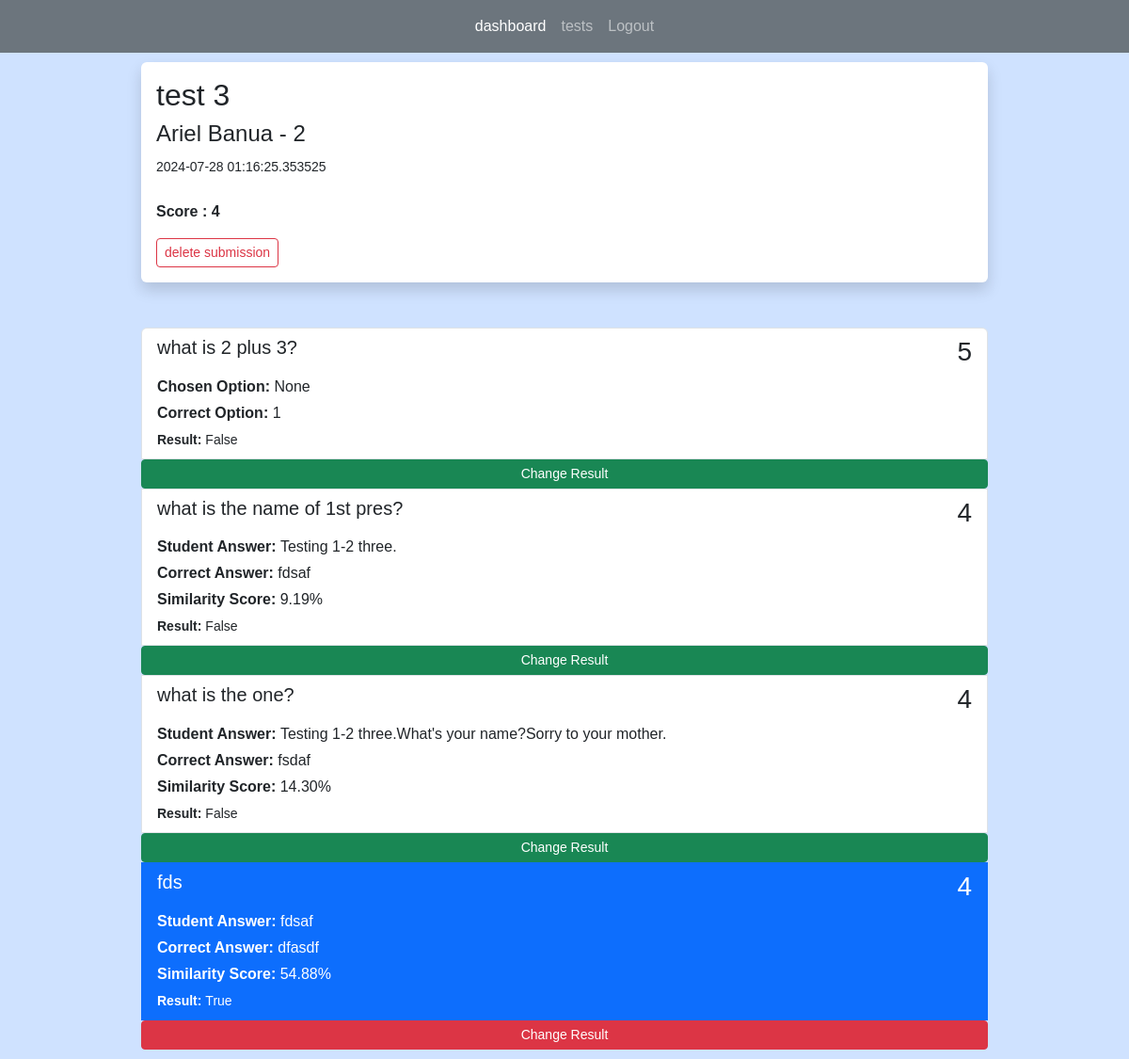
The app's page /tests/8/submission/4 (signed in) with its own data.
### app.py (models this page shows)
class Tests(db.Model):
    test_id = db.Column(db.Integer, primary_key=True)
    title = db.Column(db.String(255))
    start_date = db.Column(db.DateTime, nullable = False)
    end_date = db.Column(db.DateTime, nullable = False)
    status = db.Column(db.String(255))
    teacher_id = db.Column(db.Integer, db.ForeignKey('users.id'))
    teacher = db.relationship('Users', backref=db.backref('tests', lazy=True))
    questions = db.relationship("Questions", backref="question_list")
    code = db.Column(db.String(6), unique=True)  # column to store the unique code
    students = db.relationship('Users', secondary='test_students', backref=db.backref('tests_registered', lazy=True))
    submissions = db.relationship('Submission', backref='test_submissions', lazy=True)

class Users(db.Model, UserMixin):
    id = db.Column(db.Integer, primary_key = True)
    name = db.Column(db.String(200), nullable=False)
    email = db.Column(db.String(120), nullable=False, unique =True)
    password = db.Column(db.String(128), nullable=False)
    role = db.Column(db.String(80), nullable=False)
    submissions = db.relationship('Submission', backref='submitted_tests', lazy=True)

class Submission(db.Model):
    submission_id = db.Column(db.Integer, primary_key=True)
    student_id = db.Column(db.Integer, db.ForeignKey('users.id'))
    test_id = db.Column(db.Integer, db.ForeignKey('tests.test_id'))
    submitted_at = db.Column(db.DateTime, default=datetime.now)
    total_points = db.Column(db.Integer)
    student = db.relationship('Users', backref=db.backref('submitter', lazy=True))
    test = db.relationship('Tests', backref=db.backref('submission_test', lazy=True))
    answers = db.relationship('Answers', backref=db.backref('answered_questions', lazy=True), lazy=True)

class Questions(db.Model):
    question_id = db.Column(db.Integer, primary_key=True)
    question_text = db.Column(db.String(255), nullable=False)
    question_type = db.Column(db.String(255), nullable=False)
    points = db.Column(db.Integer, nullable=False)
    option1 = db.Column(db.String(255))
    option2 = db.Column(db.String(255))
    option3 = db.Column(db.String(255))
    option4 = db.Column(db.String(255))
    correct_opt = db.Column(db.Integer)
    correct_ans = db.Column(db.String(255))
    stt = db.Column(db.Boolean)
    test_id = db.Column(db.Integer, db.ForeignKey('tests.test_id'))
    test = db.relationship('Tests', backref=db.backref('question_test', lazy=True))
    answer = db.relationship("Answers", uselist=False)

class Answers(db.Model):
    answer_id = db.Column(db.Integer, primary_key=True)
    answer_text = db.Column(db.String(255))
    result = db.Column(db.Boolean, nullable=False)
    chosen_opt = db.Column(db.Integer)
    points_gained = db.Column(db.Integer)
    similarity_score = db.Column(db.Float)
    question_id = db.Column(db.Integer, db.ForeignKey('questions.question_id'))
    student_id = db.Column(db.Integer, db.ForeignKey('users.id'))
    student = db.relationship('Users', backref=db.backref('answers', lazy=True))
    submission_id = db.Column(db.Integer, db.ForeignKey('submission.submission_id'))
    submission = db.relationship('Submission', backref=db.backref('answer', lazy=True))

### app.py (the view)
@app.route('/tests/<int:id>/submission/<int:submission_id>', methods=['GET', 'POST'])
@login_required(role="teacher")
def view_submission(id, submission_id):
    test = Tests.query.get_or_404(id)
    submission = Submission.query.get_or_404(submission_id)
    return render_template("view_submission.html", test = test, submission=submission)

### app.py (called while the page is built)
@login_manager.user_loader
def load_user(user_id):
    return Users.query.get(int(user_id))

def login_required(role="ANY"):
    def wrapper(fn):
        @wraps(fn)
        def decorated_view(*args, **kwargs):
            if not current_user.is_authenticated:
               return login_manager.unauthorized()
            if ( (current_user.role != role) and (role != "ANY")):
                return login_manager.unauthorized()
            return fn(*args, **kwargs)
        return decorated_view
    return wrapper

### templates/view_submission.html (shortened to what this page needs)
{% extends 'index.html' %}
{% block content %}
<div class="shadow p-3 mb-5 bg-body rounded">
	<h2>{{ test.title }}</h2>
    <h4>{{ submission.student.name }} - {{ submission.student_id }}</h4>
	<small>{{ submission.submitted_at }}</small> <br/><br/>
	<p>
		<b> Score : {{ submission.total_points }}</b>
	</p>
    <a class="btn btn-outline-danger btn-sm" data-bs-toggle="modal" data-bs-target="#confirmationModal" >delete submission</a>
</div>
<div class="list-group">
    {% for question in test.questions %}
        {% for answer in submission.answers %}
            {% if answer.question_id == question.question_id %}
                {% if answer.result == True %}
                    <a  class="list-group-item list-group-item-action active" >
                    <div class="d-flex w-100 justify-content-between">
                        <h5 class="mb-1">{{ question.question_text }}</h5>
                        <h3>{{question.points}}</h3>
                    </div>
                        {% if question.question_type == 'multiple-choice' %}
                            <p class="mb-1"><b>Chosen Option: </b>{{answer.chosen_opt}}</p>
                            <p class="mb-1"><b>Correct Option: </b>{{question.correct_opt}}</p>
                        {% elif question.question_type == 'essay' %}
                            <p class="mb-1"><b>Student Answer: </b>{{answer.answer_text}}</p>
                            <p class="mb-1"><b>Correct Answer: </b>{{question.correct_ans}}</p>
                            <p class="mb-1"><b>Similarity Score: </b>{{ "%.2f" % (answer.similarity_score * 100) }}%</p>
                        {% endif %}
                    <small><b>Result: </b>{{answer.result}}</small>
                    <a class="btn btn-danger btn-sm" href="{{ url_for('change_result', id=test.test_id, submission_id = submission.submission_id, answer_id = answer.answer_id)}}">Change Result</a>
                    </a>
                {% else %}
                    <a  class="list-group-item list-group-item-action" >
                        <div class="d-flex w-100 justify-content-between">
                        <h5 class="mb-1">{{ question.question_text }}</h5>
                        <h3>{{question.points}}</h3>
                        </div>
                        {% if question.question_type == 'multiple-choice' %}
                            <p class="mb-1"><b>Chosen Option: </b>{{answer.chosen_opt}}</p>
                            <p class="mb-1"><b>Correct Option: </b>{{question.correct_opt}}</p>
                        {% elif question.question_type == 'essay' %}
                            <p class="mb-1"><b>Student Answer: </b>{{answer.answer_text}}</p>
                            <p class="mb-1"><b>Correct Answer: </b>{{question.correct_ans}}</p>
                            <p class="mb-1"><b>Similarity Score: </b>{{ "%.2f" % (answer.similarity_score * 100) }}%</p>
                        {% endif %}
                        <small><b>Result: </b>{{answer.result}}</small>
                        <a class="btn btn-success btn-sm" href="{{ url_for('change_result', id=test.test_id, submission_id = submission.submission_id, answer_id = answer.answer_id)}}">Change Result</a>
                    </a>
                {% endif %}
            {% endif %}
        {% endfor %}
    {% endfor %}
{% endblock %}

### static/main.css (style rules this page uses)
body { font-family: Arial, sans-serif; margin: 0; padding: 0; }

### records on screen
Tests: title "test 3"
Users: student.name "Ariel Banua"
Submission: student_id "2", submitted_at "2024-07-28 01:16:25.353525", total_points "4"
Questions: question_text "what is 2 plus 3?", points "5", correct_opt "1"
Answers: chosen_opt "None", result "False"
Questions: question_text "what is the name of 1st pres?", points "4", correct_ans "fdsaf"
Answers: answer_text "Testing 1-2 three.", answer.similarity_score*100 "9.19", result "False"
Questions: question_text "what is the one?", points "4", correct_ans "fsdaf"
Answers: answer_text "Testing 1-2 three.What's your name?Sorry to your mother.", answer.similarity_score*100 "14.30", result "False"
Questions: question_text "fds", points "4", correct_ans "dfasdf"
Answers: answer_text "fdsaf", answer.similarity_score*100 "54.88", result "True"
